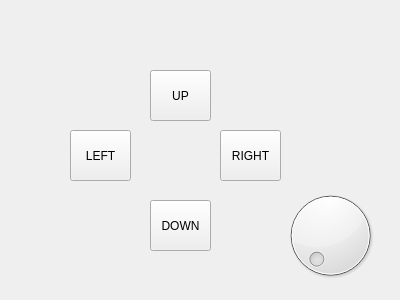
<?xml version="1.0" encoding="UTF-8"?>
<ui version="4.0">
 <class>guiDlg</class>
 <widget class="QWidget" name="guiDlg">
  <property name="geometry">
   <rect>
    <x>0</x>
    <y>0</y>
    <width>400</width>
    <height>300</height>
   </rect>
  </property>
  <property name="windowTitle">
   <string>fakeHumanAgent</string>
  </property>
  <widget class="QDial" name="giro">
   <property name="geometry">
    <rect>
     <x>280</x>
     <y>180</y>
     <width>101</width>
     <height>111</height>
    </rect>
   </property>
  </widget>
  <widget class="QPushButton" name="down">
   <property name="geometry">
    <rect>
     <x>150</x>
     <y>200</y>
     <width>61</width>
     <height>51</height>
    </rect>
   </property>
   <property name="text">
    <string>DOWN</string>
   </property>
  </widget>
  <widget class="QPushButton" name="up">
   <property name="geometry">
    <rect>
     <x>150</x>
     <y>70</y>
     <width>61</width>
     <height>51</height>
    </rect>
   </property>
   <property name="text">
    <string>UP</string>
   </property>
  </widget>
  <widget class="QPushButton" name="left">
   <property name="geometry">
    <rect>
     <x>70</x>
     <y>130</y>
     <width>61</width>
     <height>51</height>
    </rect>
   </property>
   <property name="text">
    <string>LEFT</string>
   </property>
  </widget>
  <widget class="QPushButton" name="right">
   <property name="geometry">
    <rect>
     <x>220</x>
     <y>130</y>
     <width>61</width>
     <height>51</height>
    </rect>
   </property>
   <property name="text">
    <string>RIGHT</string>
   </property>
  </widget>
 </widget>
 <tabstops>
  <tabstop>left</tabstop>
  <tabstop>up</tabstop>
  <tabstop>down</tabstop>
  <tabstop>right</tabstop>
  <tabstop>giro</tabstop>
 </tabstops>
 <resources/>
 <connections/>
</ui>
